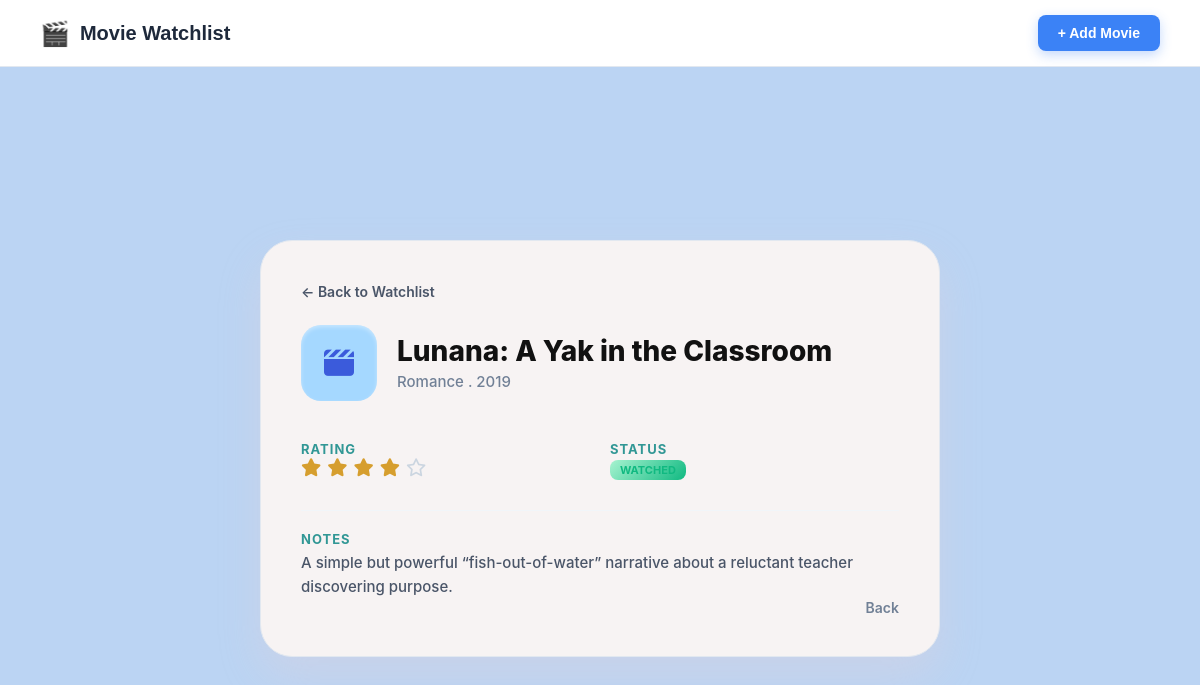
The app's page /movies/16 with its own data.
### tables this page shows
CREATE TABLE movies (
            id INTEGER PRIMARY KEY AUTOINCREMENT,
            title TEXT NOT NULL,
            genre TEXT,
            release_year INTEGER,
            rating INTEGER,
            status TEXT NOT NULL,
            notes TEXT
        );

### endpoint/movies.py (the view)
@movies_bp.route('/movies/<int:movie_id>', methods=['GET'])
def view_movie(movie_id):
    movie = get_movies_by_id_service(movie_id)
    if not movie:
        flash("Movie not found.", "danger")
        return redirect(url_for('movies.index'))
    return render_template('view.html', movie=movie)

### business_logic/movie_service.py (called while the page is built)
def get_movies_by_id_service(movie_id):
    conn = get_db_connection()
    row = conn.execute('SELECT * FROM movies WHERE id = ?', (movie_id,)).fetchone()
    conn.close()
    return Movie.from_row(row) if row else None

### data_access/movie_repository.py (called while the page is built)
def get_db_connection():
    conn = sqlite3.connect(DATABASE)
    conn.row_factory = sqlite3.Row
    return conn

### models/movie.py (called while the page is built)
    def get_stars_html(self):
        html = ""
        for i in range(1, 6):
            if i <= self.rating:
                html += '<i class="fa-solid fa-star active-star"></i>'
            else:
                html += '<i class="fa-regular fa-star inactive-star"></i>'
        return html

    def get_status_class(self):
        return f"status-{self.status.lower().replace(' ', '-')}"

    @classmethod
    def from_row(cls, row):
        if not row:
            return None
        data = dict(row)
        return cls(
            id=data.get('id'),
            title=data.get('title'),
            genre=data.get('genre'),
            release_year=data.get('release_year'),
            rating=data.get('rating'),
            status=data.get('status'),
            notes=data.get('notes')
        )

### templates/view.html (shortened to what this page needs)
<!DOCTYPE html>
<html lang="en">
<head>
    <link rel="stylesheet" href="https://cdnjs.cloudflare.com/ajax/libs/font-awesome/6.4.0/css/all.min.css">
    <link rel="stylesheet" href="{{ url_for('static', filename='css/style.css') }}">
</head>
<body class="bg-dark" style="display: flex; flex-direction: column; min-height: 100vh; justify-content: flex-start; align-items: stretch; margin: 0; padding: 0;">
    <header class="watchlist-header" style="background: white; padding: 15px 40px; border-bottom: 1px solid #e2e8f0; display: flex; justify-content: space-between; align-items: center; width: 100%; box-sizing: border-box; flex-shrink: 0;">
        <div class="logo-area" style="display: flex; align-items: center; gap: 10px;">
            <span style="font-size: 24px; color: #3b82f6;">🎬</span>
            <h1 class="main-title" style="font-size: 20px; font-weight: 700; color: #1e293b; margin: 0; font-family: sans-serif;">Movie Watchlist</h1>
        </div>
        <a href="{{ url_for('movies.create') }}" class="add-movie-btn" style="background: #3b82f6; color: white; padding: 10px 20px; border-radius: 8px; text-decoration: none; font-weight: 600; font-size: 14px; display: inline-flex; align-items: center; gap: 5px; font-family: sans-serif;">
            + Add Movie
        </a>
    </header>
    <div class="page-container" style="display: flex; justify-content: center; align-items: center; flex-grow: 1; padding: 40px 20px; box-sizing: border-box;">
        <div class="movie-card">
            <div class="top-nav">
                <a href="{{ url_for('movies.index') }}" class="back-to-watchlist">
                    ← Back to Watchlist
                </a>
            </div>
            <div class="card-header">
                <div class="movie-icon-box">
                    <i class="fa-solid fa-clapperboard"></i>
                </div>
                <div class="movie-title-section">
                    <h1 class="movie-title">{{ movie.title }}</h1>
                    <p class="movie-meta">{{ movie.genre }} . {{ movie.year }}</p>
                </div>
            </div>
            <div class="details-grid">
                <div class="grid-item">
                    <h2 class="section-label">RATING</h2>
                    <div class="rating-stars">
                        {{ movie.get_stars_html() | safe }}
                    </div>
                </div>
                <div class="grid-item">
                    <h2 class="section-label">STATUS</h2>
                    <div class="status-value">
                        <span class="status-badge {{ movie.get_status_class() }}">{{ movie.status }}</span>
                    </div>
                </div>
            </div>
            <div class="notes-container">
                <h2 class="section-label">NOTES</h2>
                <p class="notes-text">{{ movie.notes }}</p>
            </div>
            <div class="card-footer">
                <a href="{{ url_for('movies.index') }}" class="bottom-back-btn">
                    Back
                </a>
            </div>
        </div>
    </div>
</body>
</html>

### static/css/style.css (style rules this page uses)
body { background-color: #f3f6f9; margin: 0; font-family: 'Inter', system-ui, -apple-system, sans-serif; color: #1e293b; }
.page-container { max-width: 1200px; margin: 0 auto; padding: 0 40px 40px 40px; }
.movie-card { background: #ffffff; border: 1px solid #e2e8f0; border-radius: 16px; padding: 35px 40px; max-width: 650px; margin: 0 auto; box-shadow: 0 4px 12px rgba(0, 0, 0, 0.03); }
.rating-stars { color: #f39c12; font-size: 1.2rem; letter-spacing: 2px; }
* { margin: 0; padding: 0; box-sizing: border-box; font-family: -apple-system, BlinkMacSystemFont, "Segoe UI", Roboto, "Helvetica Neue", Arial, sans-serif; }
body.bg-dark { background-color: #bbd4f3; min-height: 100vh; display: flex; justify-content: center; align-items: center; }
.page-container { width: 100%; max-width: 1200px; padding: 20px; display: flex; justify-content: center; align-items: center; }
.movie-card { background-color: #f7f3f3; width: 100%; max-width: 680px; border-radius: 32px; padding: 40px; box-shadow: 0 20px 40px rgba(243, 206, 206, 0.25); position: relative; }
.top-nav { margin-bottom: 24px; }
.back-to-watchlist { color: #4a5568; text-decoration: none; font-size: 14px; font-weight: 600; transition: color 0.2s ease; }
.card-header { display: flex; align-items: center; gap: 20px; margin-bottom: 35px; }
.movie-icon-box { width: 76px; height: 76px; background-color: #a5d8ff; border-radius: 20px; display: flex; justify-content: center; align-items: center; box-shadow: inset 0 2px 4px rgba(255, 255, 255, 0.4); }
.movie-icon-box i { font-size: 30px; color: #3b5bdb; }
.movie-title-section { flex: 1; }
.movie-title { font-size: 28px; font-weight: 800; color: #111; line-height: 1.2; }
.movie-meta { font-size: 15px; color: #718096; margin-top: 4px; font-weight: 500; }
.details-grid { display: grid; grid-template-columns: 1fr 1fr; gap: 20px; margin-bottom: 30px; }
.section-label { font-size: 13px; font-weight: 700; color: #319795; letter-spacing: 1px; margin-bottom: 1px; margin-top: 5px; }
.rating-stars { display: flex; gap: 4px; }
.active-star { color: #d69e2e; font-size: 18px; }
.inactive-star { color: #cbd5e0; font-size: 18px; }
.status-value { font-size: 16px; font-weight: 700; color: #0d9488; }
.notes-container { margin-top: 20px; padding-top: 15px; border-top: 1px solid #f1f5f9; }
.notes-text { font-size: 15px; color: #4a5568; line-height: 1.6; font-weight: 500; margin: 4px 0 0 0; word-wrap: break-word; overflow-wrap: break-word; word-break: break-word; white-space: pre-wrap; }
.card-footer { display: flex; justify-content: flex-end; }
.bottom-back-btn { color: #718096; text-decoration: none; font-size: 14px; font-weight: 600; transition: color 0.2s ease; }
* { margin: 0; padding: 0; box-sizing: border-box; font-family: -apple-system, BlinkMacSystemFont, "Segoe UI", Roboto, Helvetica, Arial, sans-serif; }
.watchlist-header { display: flex; justify-content: space-between; align-items: center; margin-bottom: 30px; }
.logo-area { display: flex; align-items: center; gap: 12px; }
.main-title { font-size: 24px; font-weight: 800; color: #1e293b; }
.add-movie-btn { background-color: #3b82f6; color: #ffffff; padding: 10px 20px; border-radius: 12px; display: inline-flex; align-items: center; gap: 8px; text-decoration: none; font-size: 14px; font-weight: 700; box-shadow: 0 4px 12px rgba(59, 130, 246, 0.3); transition: all 0.2s ease; }
.status-watched { background: linear-gradient(135deg, #a7f3d0, #10b981); }
.status-badge { font-size: 11px; font-weight: 700; padding: 3px 10px; border-radius: 8px; text-transform: uppercase; display: inline-block; }
.status-badge.status-watched { background-color: #ecfdf5; color: #065f46; }
.status-watched { color: #10b981 !important; }

### records on screen
movies: title "Lunana: A Yak in the Classroom", genre "Romance", year "2019", status "WATCHED", notes "A simple but powerful “fish-out-of-water” narrative about a reluctant teacher discovering purpose."
